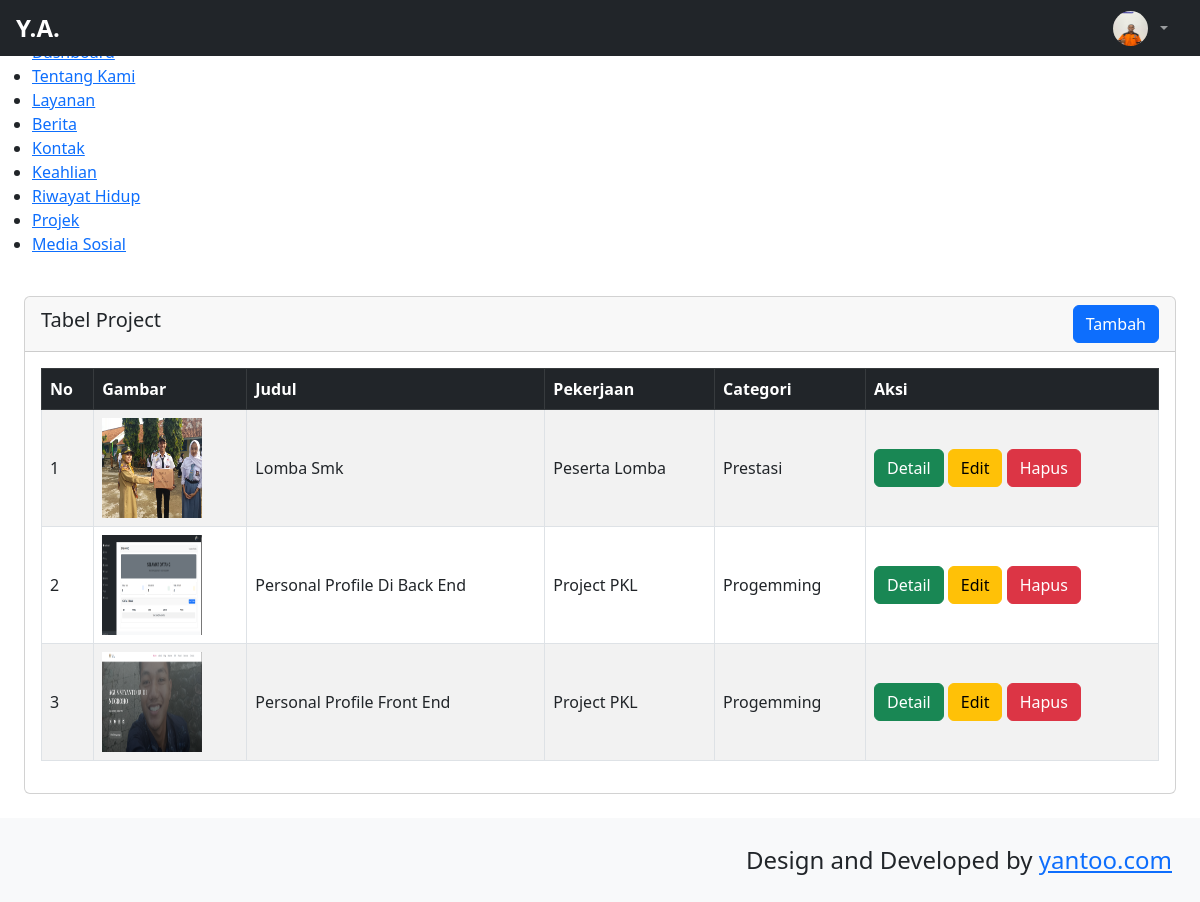
Screenshot of /backend/pages/project/index.php with the database file from the repository.
### tables this page shows
CREATE TABLE `abouts` (
  `id` bigint NOT NULL,
  `name` varchar(255) NOT NULL,
  `bron` date NOT NULL,
  `address` text NOT NULL,
  `zip_code` int NOT NULL,
  `email` varchar(255) NOT NULL,
  `phone` varchar(255) NOT NULL,
  `total_project` int NOT NULL,
  `work` varchar(255) NOT NULL,
  `image` text NOT NULL,
  `description` text NOT NULL
);

CREATE TABLE `projects` (
  `id` bigint NOT NULL,
  `image` varchar(255) NOT NULL,
  `title` varchar(255) NOT NULL,
  `job` varchar(255) NOT NULL,
  `description` text NOT NULL,
  `category` varchar(255) NOT NULL
);

### backend/pages/project/index.php (the view)
<?php
    include '../../partials/header.php';
    include '../../partials/sidebar.php';
    include '../../partials/navbar.php';
    $Project ="SELECT * FROM projects";
    $result = mysqli_query($connect, $Project) or die(mysqli_error($connect));
?>
   <div id="layoutSidenav_content">
<div class="row p-4">
    <div class="col-12">
        <div class="card">
            <div class="card-header d-flex align-items-center justify-content-between">
                <h5>Tabel Project</h5>
                <a href="./create.php" class="btn btn-primary">Tambah</a>
            </div>
            <div class="card-body">
                <div class="tabel-responsive">
                    <table class="table table-bordered table-striped align-middle">
                      <thead class="table-dark">
                            <tr>
                                <th>No</th>
                                <th>Gambar</th>
                                <th>Judul</th>
                                <th>Pekerjaan</th>
                                <th>Categori</th>
                                <th>Aksi</th>
                            </tr>
                        </thead>
                        <tbody  class="text-uppercase">
                            <?php
                                $no =1;
                                while($item =$result->fetch_object()):
                            ?>
                            <tr class="text-capitalize">
                                <td><?= $no?></td>
                                <td>
                                    <img src="../../../storages/project/<?= $item->image?>"
                                    alt="Gambar" width="100" height="100">
                                </td>
                                <td><?= $item->	title?></td>
                                <td><?= $item->job?></td>
                                <td><?= $item->	category?></td>
                                <td>
                                   <a href="./detail.php?id=<?= $item->id?>" class="btn btn-success">Detail</a>
                                    <a href="./edit.php?id=<?= $item->id?>" class="btn btn-warning">Edit</a>
                                    <a href="../../actions/project/destroy.php?id=<?= $item->id?>" class="btn btn-danger" onclick="retrun confirm('Apakah anda yakin?')">Hapus</a>
                                </td>
                            </tr>
                            <?php
                            $no++;
                            endwhile;
                            ?>
                        </tbody>
                    </table>
                </div>
            </div>
        </div>
    </div>
</div>
<?php
    include '../../partials/footer.php';
    include '../../partials/script.php';
   ?>

### backend/partials/header.php (shortened to what this page needs)
<!DOCTYPE html>
<html lang="en">
<head>
  <link rel="stylesheet" href="../../tamplate-admin/css/styles.css">
  <link href="https://cdn.jsdelivr.net/npm/simple-datatables@7.1.2/dist/style.min.css" rel="stylesheet" />
  <link href="../../tamplate-admin/css/styles.css" rel="stylesheet" />
  <link href="https://cdn.jsdelivr.net/npm/bootstrap-icons@1.11.3/font/bootstrap-icons.css" rel="stylesheet">
</head>
<head>
  <link rel="stylesheet" href="https://cdnjs.cloudflare.com/ajax/libs/font-awesome/6.4.0/css/all.min.css">
  <link href="https://cdn.jsdelivr.net/npm/bootstrap@5.3.0/dist/css/bootstrap.min.css" rel="stylesheet">
</head>

### backend/partials/sidebar.php (shortened to what this page needs)
<?php
$current_folder = basename(dirname($_SERVER['PHP_SELF']));
?>
<div class="page-wrapper" id="main-wrapper" data-layout="vertical" data-navbarbg="skin6"
    data-sidebartype="full" data-sidebar-position="fixed" data-header-position="fixed">
    <aside class="left-sidebar">
        <div>
            <div class="brand-logo d-flex align-items-center justify-content-between mb-2">
                <a href="../dashboard/index.php" class="text-nowrap logo-img d-flex align-items-center">
                    <span class="ms-2 fw-bold text-dark">Personal Profile Agus Yanto</span>
                </a>
            </div>
            <nav class="sidebar-nav scroll-sidebar" data-simplebar="">
                <ul id="sidebarnav">
                    <li class="sidebar-item">
                        <a class="sidebar-link <?= $current_folder === 'dashboard' ? 'active' : '' ?>"
                            href="../dashboard/index.php">
                            <span class="hide-menu">Dashboard</span>
                        </a>
                    </li>
                    <li class="sidebar-item">
                        <a class="sidebar-link <?= $current_folder === 'about' ? 'active' : '' ?>"
                            href="../about/index.php">
                            <span class="hide-menu">Tentang Kami</span>
                        </a>
                    </li>
                    <li class="sidebar-item">
                        <a class="sidebar-link <?= $current_folder === 'services' ? 'active' : '' ?>"
                            href="../services/index.php">
                            <span class="hide-menu">Layanan</span>
                        </a>
                    </li>
                    <li class="sidebar-item">
                        <a class="sidebar-link <?= $current_folder === 'blog' ? 'active' : '' ?>"
                            href="../blog/index.php">
                            <span class="hide-menu">Berita</span>
                        </a>
                    </li>
                    <li class="sidebar-item">
                        <a class="sidebar-link <?= $current_folder === 'contact' ? 'active' : '' ?>"
                            href="../contact/index.php">
                            <span class="hide-menu">Kontak</span>
                        </a>
                    </li>
                    <li class="sidebar-item">
                        <a class="sidebar-link <?= $current_folder === 'skill' ? 'active' : '' ?>"
                            href="../skill/index.php">
                            <span class="hide-menu">Keahlian</span>
                        </a>
                    </li>
                    <li class="sidebar-item">
                        <a class="sidebar-link <?= $current_folder === 'resume' ? 'active' : '' ?>"
                            href="../resume/index.php">
                            <span class="hide-menu">Riwayat Hidup</span>
                        </a>
                    </li>
                    <li class="sidebar-item">
                        <a class="sidebar-link <?= $current_folder === 'project' ? 'active' : '' ?>"
                            href="../project/index.php">
                            <span class="hide-menu">Projek</span>
                        </a>
                    </li>
                    <li class="sidebar-item">
                        <a class="sidebar-link <?= $current_folder === 'socmed' ? 'active' : '' ?>"
                            href="../socmed/index.php">
                            <span class="hide-menu">Media Sosial</span>
                        </a>
                    </li>
                </ul>
            </nav>
        </div>
    </aside>

### backend/partials/navbar.php (shortened to what this page needs)
    <?php
        $qAbout = "SELECT * FROM abouts";
        $result = mysqli_query($connect, $qAbout) or die(mysqli_error($connect));
        $item = $result->fetch_object();
    ?>
    <body class="sb-nav-fixed">
        <nav class="sb-topnav navbar navbar-expand navbar-dark bg-dark ">
 <a class="navbar-brand ps-3 d-flex align-items-center gap-2" href="index.php">
    <span class="fw-bold fs-4">Y.A.</span>
</a>
            <ul class="navbar-nav ms-auto ms-md-0 me-3 me-lg-4">
                <li class="nav-item dropdown">
                    <a class="nav-link dropdown-toggle d-flex align-items-center gap-2" id="navbarDropdown" href="#" role="button"
                    data-bs-toggle="dropdown" aria-expanded="false">
                        <img src="../../../storages/about/<?= $item->image ?>" alt="Profile"
                            width="35" height="35" class="rounded-circle" />
                    </a>
                </li>
            </ul>
        </nav>

### backend/partials/footer.php (shortened to what this page needs)
<footer class="py-4 bg-light mt-auto">
       <div class="container-fluid px-4">
           <div class="d-flex align-items-center justify-content-between small">
               <div>
                  <p class="mb-0 fs-4">Design and Developed by  <a href="http://localhost/lauwba-php/personal-profil-agus/frontend/index.php#home" target="_blank" class="pe-1 text-primary text-decoration-underline">yantoo.com</a><a href="https://themewagon.com"></a></p>
               </div>
           </div>
       </div>
   </footer>

### backend/partials/script.php (shortened to what this page needs)
</div>
</div>
</body>
</html>

### backend/partials/header.php (style rules this page uses)
html, body { margin: 0; padding: 0; overflow-x: hidden; }

### rows the page displays
abouts: image (picture)
projects: image (picture), title "Lomba Smk", job "Peserta Lomba", category "Prestasi"
projects: image (picture), title "Personal Profile Di Back End", job "Project PKL", category "Progemming"
projects: image (picture), title "Personal Profile Front End", job "Project PKL", category "Progemming"
